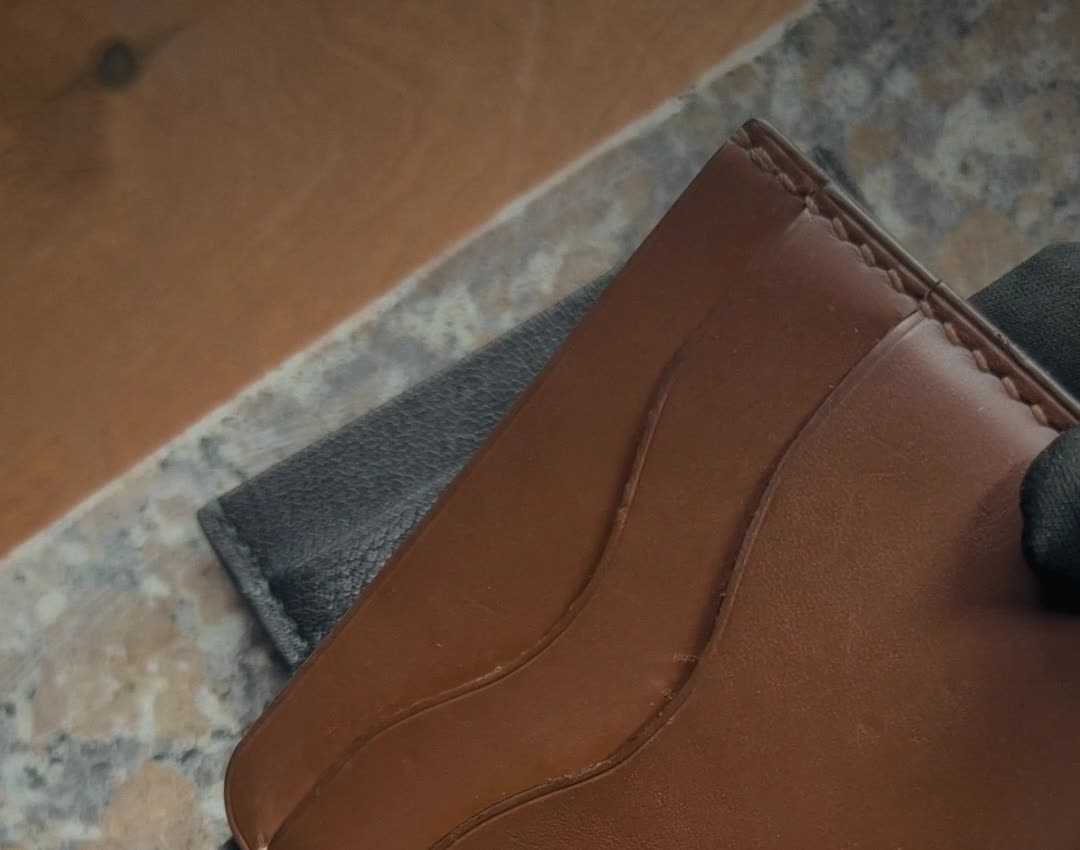
#> input picture site/img/cardholder-brown.jpg, 1080 x 850 px
$ python -i 2026-10-20_premium_v3.py   (imports and definitions only)
#> lines starting #> are read from the running program, lines starting #| are printed output that depends on the picture; after the words box and inside, x2 and y2 are one past the last pixel; in counts of white or black regions, pixels touching at a corner belong together
#> further down, picture is the input picture: shape (850, 1080, 3); mean B, G, R 63.9, 78.4, 101
"""«Премиум» v3 — моушн-ролик по референсу «iPhone 17 Pro — 3D Animation #blender» (Naimorphic Studio).

Кошелёк вырезан нейросетью (BiRefNet lite, ONNX, MIT; модель — с релизов rembg на GitHub) и живёт
как объект: летает, крутится, переворачивается, по нему идут блики и свечение — как телефон в референсе.
Крупные планы — настоящее видео, тоже вырезанное покадрово (реальный объём и блики), на чёрном.

  0,00–1,20  чёрный, маленький кошелёк в центре; на 0,65 «включается» оранжевое свечение по контуру
  1,20–3,65  резкий наезд: ребро кошелька вплотную, поворот, тёплый свет (видео 900,7 с, ×0,5)
  3,70–7,45  крупно угол кошелька, светлый, поворот ~30° с наездом, блик, свет гаснет (видео 113,0 с, ×0,5)
  7,50–11,25 два кошелька рядом, свет поднимается снизу и заливает их, гаснет
  11,28–16,40 светлая студия, каменный «пол»; кошелёк парит, оборот 360° вокруг оси, сзади выезжает второй;
             сверху «◆ PREMIUM», слева мелкая подпись
  16,43–17,53 знак на чёрном

Звук — из референса (по просьбе заказчика; при публикации возможна претензия по правам на трек).

Запуск: python3 projects/2026-10-20_premium_v3.py IMG_7542.MOV референс.mp4 [папка_вывода]
"""
import math
import os
import subprocess
import sys
import urllib.request

import cv2
import numpy as np
from PIL import Image, ImageDraw, ImageFilter

HERE = os.path.dirname(os.path.abspath(__file__))
sys.path.insert(0, os.path.join(HERE, "..", "engine"))
import montage as m  # noqa: E402  (шрифты, −14 LUFS)

SRC = sys.argv[1] if len(sys.argv) > 1 else "IMG_7542.MOV"
REF = sys.argv[2] if len(sys.argv) > 2 else "ref.mp4"
OUT_DIR = sys.argv[3] if len(sys.argv) > 3 and not sys.argv[3].startswith("--") else "output"
NAME = "2026-10-20_премиум_v3"
WORK = os.path.join(OUT_DIR, "_work", "premium_v3")
MODEL_URL = ("https://github.com/danielgatis/rembg/releases/download/v0.0.0/"
             "BiRefNet-general-bb_swin_v1_tiny-epoch_232.onnx")
W, H, FPS, SFPS = 1080, 1920, 30, 60
TOTAL, LOGO_T = 17.53, 16.43
ORANGE = np.array([0.20, 0.45, 1.0], np.float32)   # BGR

# кадры-вырезки (с исходника): главный ракурс, сбоку, пол
STILLS = {"hero": 891.0, "side": 82.0}
GROUND_T = 365.0
# видео для крупных планов: (начало, длительность в ролике, скорость)
CLIPS = {"edge": (900.7, 2.45, 0.5), "corner": (113.0, 3.75, 0.5)}
DARK_MASK = {"corner"}   # маска по яркости вместо нейросети


# ------------------------------------------------------------------ утилиты
def clamp01(x):
    return float(min(1.0, max(0.0, x)))


def smooth(x):
    x = clamp01(x)
    return x * x * (3 - 2 * x)


def ease_out(x):
    return 1 - (1 - clamp01(x)) ** 3


def ramp(t, t0, t1):
    return smooth((t - t0) / (t1 - t0))


def lerp(a, b, k):
    return a + (b - a) * k


# [4 lines left out: function grab, not called in this run]


# ------------------------------------------------------------------ вырезка
_sess = None


# [23 lines left out: functions seg, no_stone, not called in this run]


def dark_mask(bgr):
    """Маска по яркости для крупных планов, где нейросеть путает кошелёк и камень:
    кошелёк — тёмная область, блики чешуи заливаются морфологией."""
    y = cv2.GaussianBlur(cv2.cvtColor(bgr, cv2.COLOR_BGR2GRAY).astype(np.float32) / 255, (0, 0), 9)
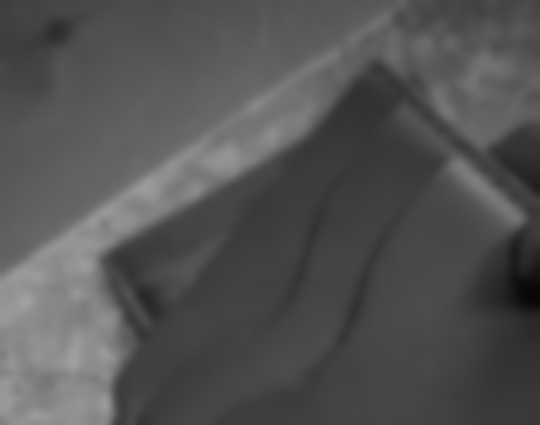
#> y: shape (850, 1080) float32 (shown at 1/2 size); min 0.0276, max 0.631, mean 0.328
    a = (y < 0.30).astype(np.uint8)
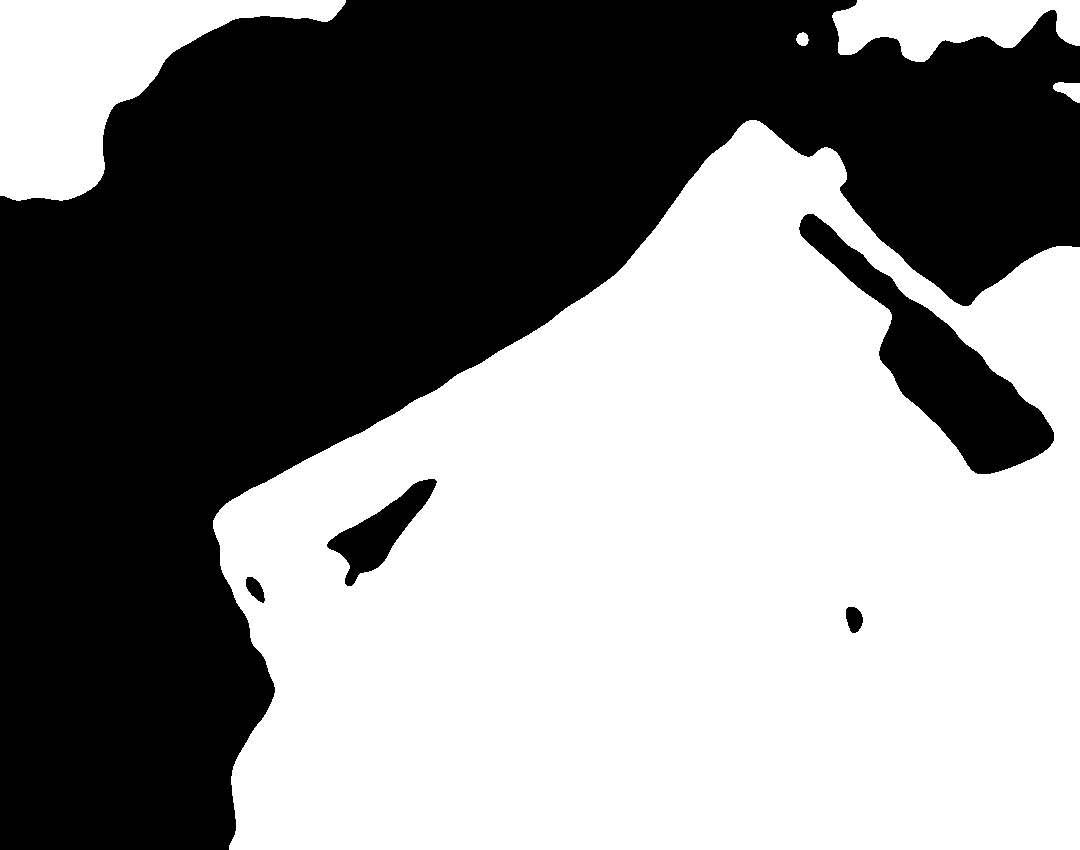
#> a: shape (850, 1080); values 0 (black) and 1 (white), 52.7% white; 5 black regions, box (x1, y1, x2, y2) and area: (0, 0, 1080, 850) 410973, (799, 214, 1054, 474) 18295, (327, 479, 437, 586) 4070, (846, 607, 863, 633) 336, (246, 577, 265, 603) 292
    a = cv2.morphologyEx(a, cv2.MORPH_CLOSE, cv2.getStructuringElement(cv2.MORPH_ELLIPSE, (81, 81)))
#> a: shape (850, 1080); values 0 (black) and 1 (white), 55% white; 2 black regions, box (x1, y1, x2, y2) and area: (0, 0, 1080, 850) 405908, (937, 369, 1037, 471) 7458
    a = cv2.morphologyEx(a, cv2.MORPH_OPEN, np.ones((15, 15), np.uint8))
#> a: shape (850, 1080); values 0 (black) and 1 (white), 54.9% white; 2 black regions, box (x1, y1, x2, y2) and area: (0, 0, 1080, 850) 406168, (937, 369, 1037, 471) 7458
    n, lab, st, _ = cv2.connectedComponentsWithStats(a)
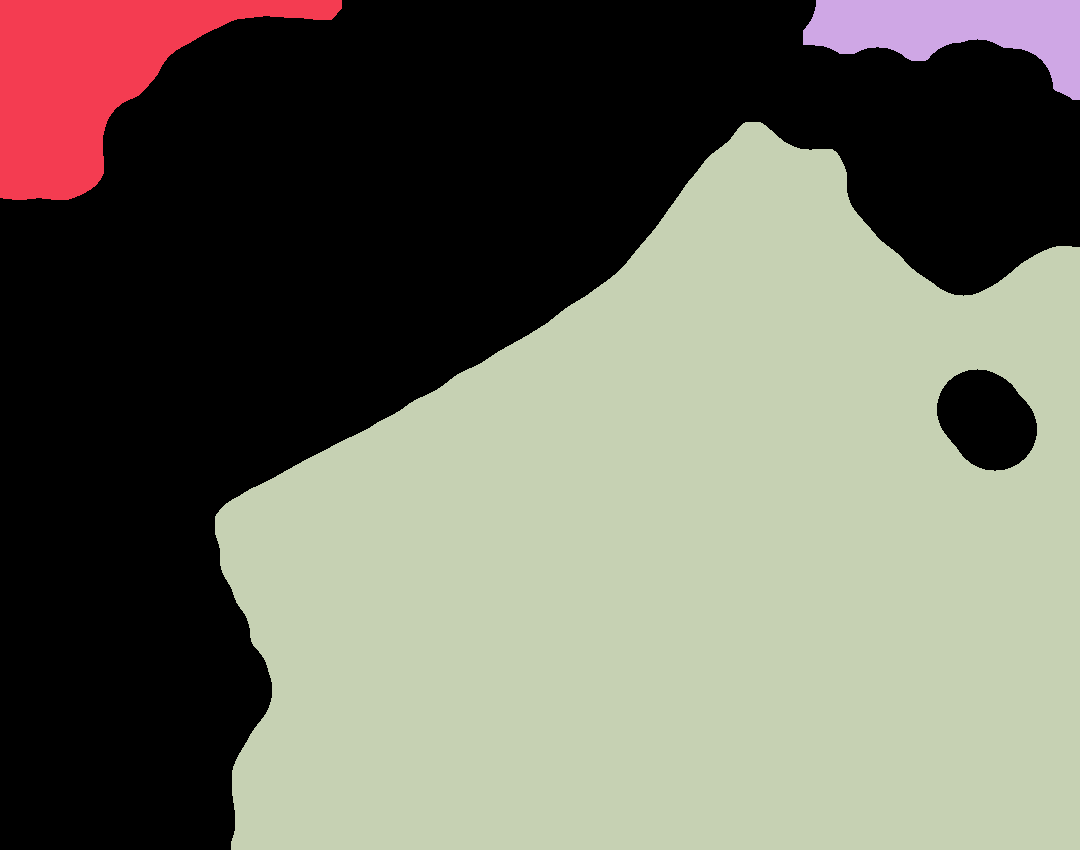
#> lab: shape (850, 1080) int32; 4 distinct labels, from 0 to 3; one colour per label, 0 black
#> n = 4; st = [[0, 0, 1080, 850, 413626], [0, 0, 342, 200, 30790], [803, 0, 277, 100, 14849], [215, 122, 865, 728, 458735]]
    if n > 1:
        a = (lab == 1 + np.argmax(st[1:, cv2.CC_STAT_AREA])).astype(np.uint8)
#> a: shape (850, 1080); values 0 (black) and 1 (white), 50% white; 1 white region, box (x1, y1, x2, y2) and area: (215, 122, 1080, 850) 458735
    # ровный край: сглаживание контура
    a = cv2.GaussianBlur(a.astype(np.float32), (0, 0), 9)
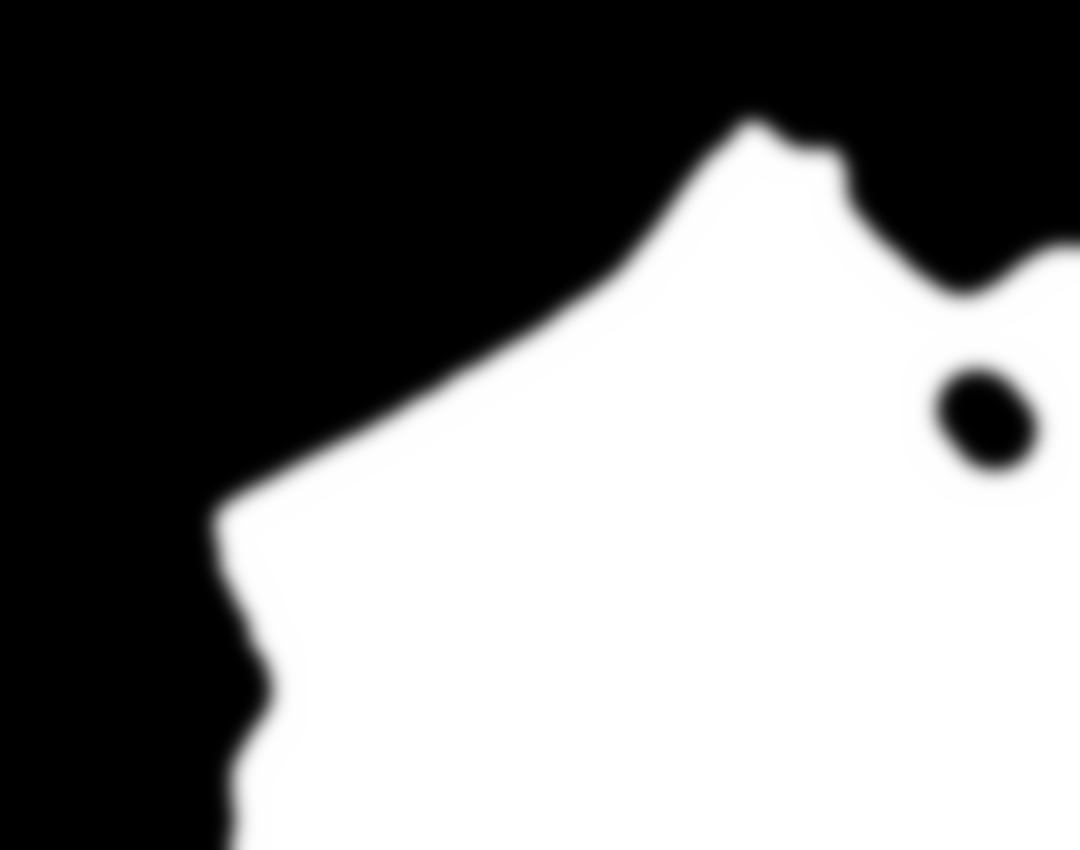
#> a: shape (850, 1080) float32; min 0, max 1, mean 0.5
    return np.clip((a - 0.5) * 3 + 0.5, 0, 1)


class Obj:
    """Вырезанный объект: цвет (0..1, BGR) и альфа, обрезанные по рамке."""

    # [59 lines left out: functions __init__, still_obj, clip_frames, look_leather, not called in this run]


def ridge_of(rgb):
    y = rgb.mean(2)
    return np.clip((y - cv2.GaussianBlur(y, (0, 0), 3)) * 8, 0, 1)


# [92 lines left out: functions lit, place, shadow, studio_bg, not called in this run]


# ------------------------------------------------------------------ подписи
GREY = (220, 220, 220)


# [52 lines left out: functions diamond, with_alpha, text_layer, overlay, not called in this run]


def finish(f):
    glow = cv2.GaussianBlur(np.clip(f - 0.6, 0, 1), (0, 0), 20)
    return f + glow * 0.4


# ------------------------------------------------------------------ сцены
class Scenes:
    # [128 lines left out: functions __init__, video_obj, frame, render_video, main, not called in this run]


# [2 lines not run here, left out]

>>> import cv2
>>> picture = cv2.imread('../site/img/cardholder-brown.jpg')
>>> result = dark_mask(picture)

$ run again, on site/img/cardholder-croc.jpg
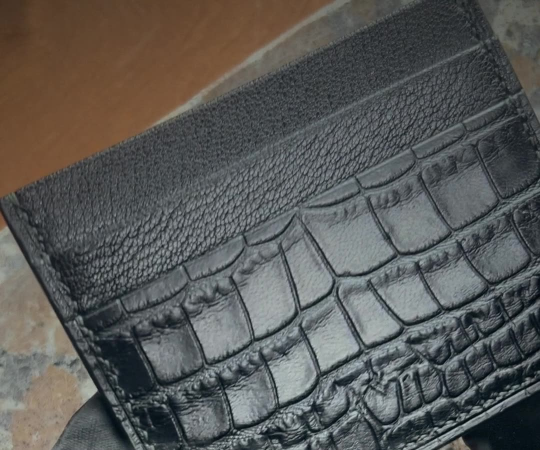
#> input picture site/img/cardholder-croc.jpg, 1080 x 900 px (shown at 1/2 size)
#> picture is the input picture: shape (900, 1080, 3); mean B, G, R 87.1, 89.2, 89.3
#> in dark_mask, `n, lab, st, _ = cv2.connectedComponentsWithStats(a)`:
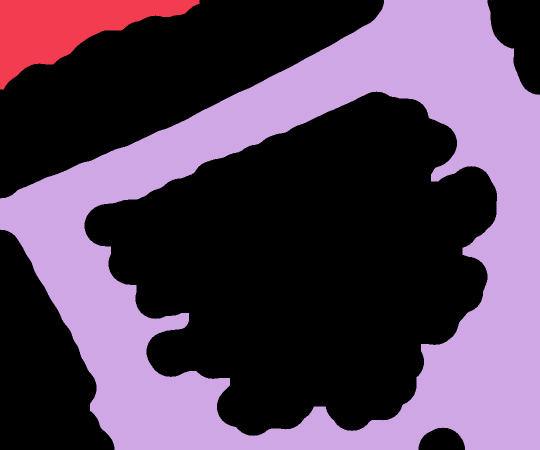
#> lab: shape (900, 1080) int32 (shown at 1/2 size); 3 distinct labels, from 0 to 2; one colour per label, 0 black
#> n = 3; st = [[0, 0, 1080, 900, 578763], [0, 0, 399, 179, 31960], [0, 0, 1080, 900, 361277]]
#> in dark_mask, `return np.clip((a - 0.5) * 3 + 0.5, 0, 1)`:
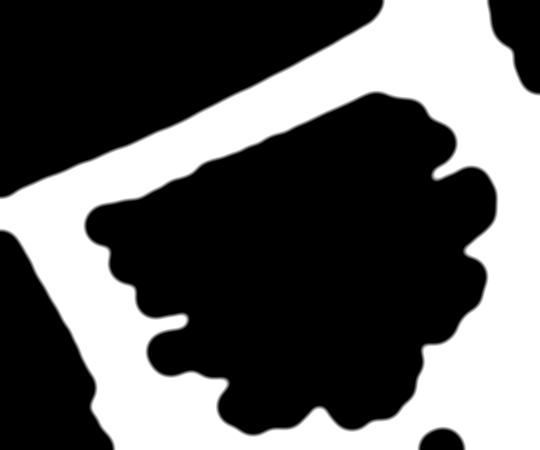
#> returned value: shape (900, 1080) float32 (shown at 1/2 size); min 0, max 1, mean 0.372

$ run again, on site/img/detail-fold.jpg
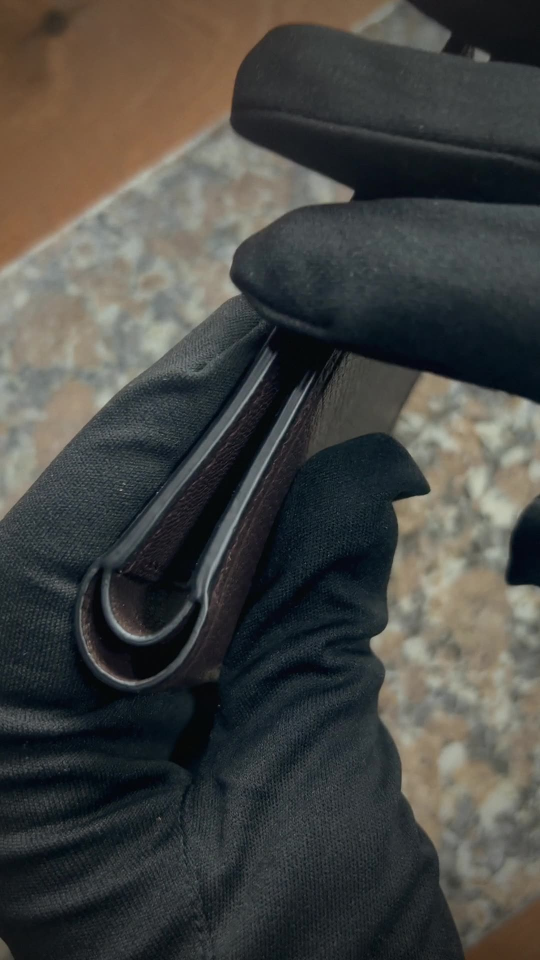
#> input picture site/img/detail-fold.jpg, 1080 x 1920 px (shown at 1/2 size)
#> picture is the input picture: shape (1920, 1080, 3); mean B, G, R 67.2, 70.3, 69.8
#> in dark_mask, `n, lab, st, _ = cv2.connectedComponentsWithStats(a)`:
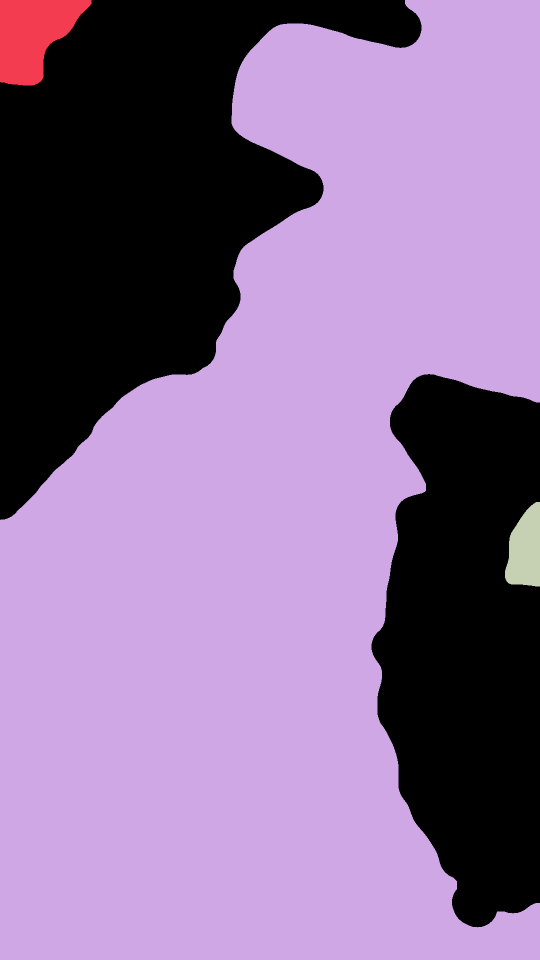
#> lab: shape (1920, 1080) int32 (shown at 1/2 size); 4 distinct labels, from 0 to 3; one colour per label, 0 black
#> n = 4; st = [[0, 0, 1080, 1855, 706753], [0, 0, 183, 171, 20364], [0, 0, 1080, 1920, 1337543], [1010, 1004, 70, 169, 8940]]
#> in dark_mask, `a = cv2.GaussianBlur(a.astype(np.float32), (0, 0), 9)`:
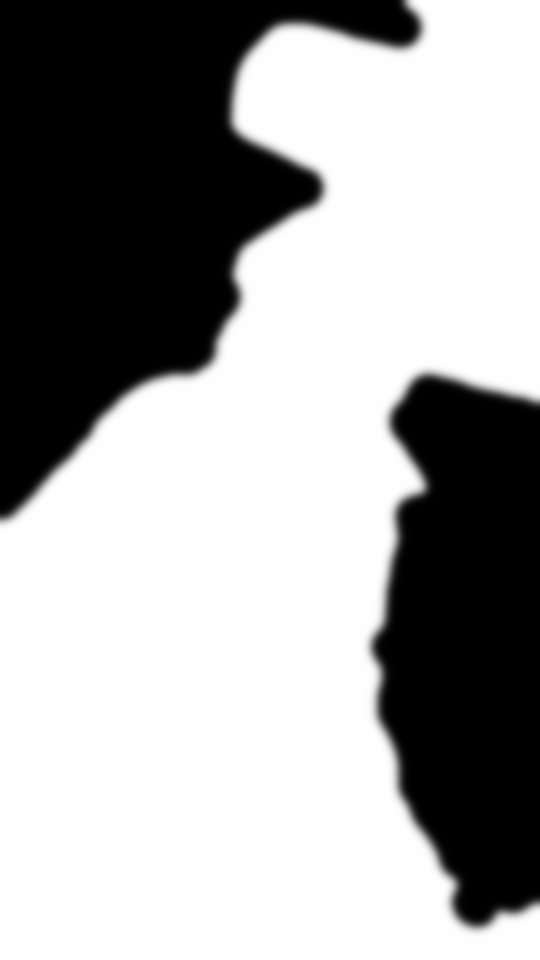
#> a: shape (1920, 1080) float32 (shown at 1/2 size); min 0, max 1, mean 0.645
